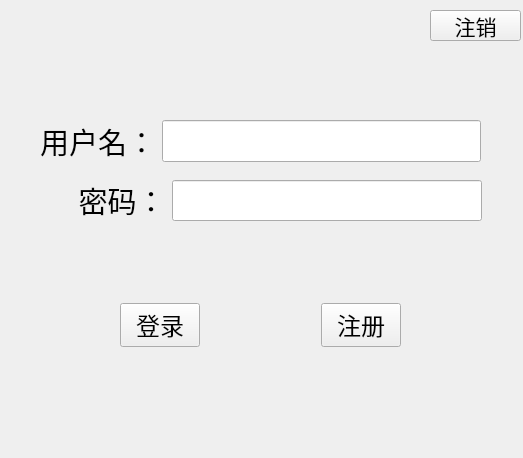
<?xml version="1.0" encoding="UTF-8"?>
<ui version="4.0">
 <class>TcpClient</class>
 <widget class="QWidget" name="TcpClient">
  <property name="geometry">
   <rect>
    <x>0</x>
    <y>0</y>
    <width>523</width>
    <height>458</height>
   </rect>
  </property>
  <property name="windowTitle">
   <string>TcpClient</string>
  </property>
  <widget class="QPushButton" name="logout_btn">
   <property name="geometry">
    <rect>
     <x>430</x>
     <y>10</y>
     <width>91</width>
     <height>31</height>
    </rect>
   </property>
   <property name="font">
    <font>
     <family>Agency FB</family>
     <pointsize>16</pointsize>
    </font>
   </property>
   <property name="text">
    <string>注销</string>
   </property>
  </widget>
  <widget class="QWidget" name="">
   <property name="geometry">
    <rect>
     <x>5</x>
     <y>290</y>
     <width>511</width>
     <height>71</height>
    </rect>
   </property>
   <layout class="QHBoxLayout" name="horizontalLayout_3">
    <item>
     <spacer name="horizontalSpacer">
      <property name="orientation">
       <enum>Qt::Horizontal</enum>
      </property>
      <property name="sizeHint" stdset="0">
       <size>
        <width>40</width>
        <height>20</height>
       </size>
      </property>
     </spacer>
    </item>
    <item>
     <widget class="QPushButton" name="login_btn">
      <property name="font">
       <font>
        <family>Agency FB</family>
        <pointsize>18</pointsize>
       </font>
      </property>
      <property name="text">
       <string>登录</string>
      </property>
     </widget>
    </item>
    <item>
     <spacer name="horizontalSpacer_2">
      <property name="orientation">
       <enum>Qt::Horizontal</enum>
      </property>
      <property name="sizeHint" stdset="0">
       <size>
        <width>40</width>
        <height>20</height>
       </size>
      </property>
     </spacer>
    </item>
    <item>
     <widget class="QPushButton" name="register_btn">
      <property name="font">
       <font>
        <family>Agency FB</family>
        <pointsize>18</pointsize>
       </font>
      </property>
      <property name="text">
       <string>注册</string>
      </property>
     </widget>
    </item>
    <item>
     <spacer name="horizontalSpacer_3">
      <property name="orientation">
       <enum>Qt::Horizontal</enum>
      </property>
      <property name="sizeHint" stdset="0">
       <size>
        <width>40</width>
        <height>20</height>
       </size>
      </property>
     </spacer>
    </item>
   </layout>
  </widget>
  <widget class="QWidget" name="">
   <property name="geometry">
    <rect>
     <x>40</x>
     <y>120</y>
     <width>441</width>
     <height>42</height>
    </rect>
   </property>
   <layout class="QHBoxLayout" name="horizontalLayout">
    <item>
     <widget class="QLabel" name="text_name">
      <property name="font">
       <font>
        <family>Agency FB</family>
        <pointsize>22</pointsize>
       </font>
      </property>
      <property name="text">
       <string>用户名：</string>
      </property>
     </widget>
    </item>
    <item>
     <widget class="QLineEdit" name="edit_name">
      <property name="font">
       <font>
        <family>Agency FB</family>
        <pointsize>22</pointsize>
        <weight>75</weight>
        <bold>true</bold>
       </font>
      </property>
     </widget>
    </item>
   </layout>
  </widget>
  <widget class="QWidget" name="">
   <property name="geometry">
    <rect>
     <x>41</x>
     <y>180</y>
     <width>441</width>
     <height>41</height>
    </rect>
   </property>
   <layout class="QHBoxLayout" name="horizontalLayout_2">
    <item>
     <widget class="QLabel" name="text_password">
      <property name="font">
       <font>
        <family>Agency FB</family>
        <pointsize>22</pointsize>
       </font>
      </property>
      <property name="text">
       <string>     密码：</string>
      </property>
     </widget>
    </item>
    <item>
     <widget class="QLineEdit" name="edit_password">
      <property name="font">
       <font>
        <family>Agency FB</family>
        <pointsize>18</pointsize>
       </font>
      </property>
      <property name="echoMode">
       <enum>QLineEdit::Password</enum>
      </property>
     </widget>
    </item>
   </layout>
  </widget>
 </widget>
 <resources/>
 <connections/>
</ui>
